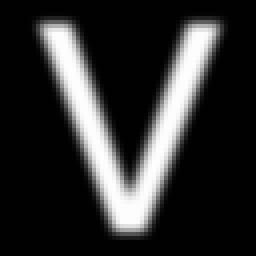
#> input picture pictures/v.png, 64 x 64 px (shown 4 times larger)
$ python Recon_LDDMM.py   (older library calls are emulated)
#> lines starting #> are read from the running program, lines starting #| are printed output that depends on the picture
import odl
import numpy as np
import matplotlib.pyplot as plt
from LDDMM_gradiant_descent_scheme import LDDMM_gradient_descent_solver
from skimage.measure import compare_ssim, compare_psnr


def snr(signal, noise, impl):
    """Compute the signal-to-noise ratio.

    Parameters
    ----------
    signal : `array-like`
        Noiseless data.
    noise : `array-like`
        Noise.
    impl : {'general', 'dB'}
        Implementation method.
        'general' means SNR = variance(signal) / variance(noise),
        'dB' means SNR = 10 * log10 (variance(signal) / variance(noise)).

    Returns
    -------
    snr : `float`
        Value of signal-to-noise ratio.
        If the power of noise is zero, then the return is 'inf',
        otherwise, the computed value.
    """
    if np.abs(np.asarray(noise)).sum() != 0:
        ave1 = np.sum(signal) / signal.size
        ave2 = np.sum(noise) / noise.size
        s_power = np.sqrt(np.sum((signal - ave1) * (signal - ave1)))
        n_power = np.sqrt(np.sum((noise - ave2) * (noise - ave2)))
        if impl == 'general':
            return s_power / n_power
        elif impl == 'dB':
            return 10.0 * np.log10(s_power / n_power)
        else:
            raise ValueError('unknown `impl` {}'.format(impl))
    else:
        return float('inf')


# --- Give input images --- #

I0name = './pictures/v.png' # 64 * 64 ---> 92
I1name = './pictures/j.png' # 64 * 64

# --- Get digital images --- #

I0 = np.rot90(plt.imread(I0name).astype('float'), -1)[:, :]
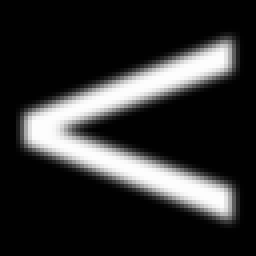
#> I0: shape (64, 64) float64 (shown 4 times larger); min 0.00392, max 0.992, mean 0.187
#> (the run stopped early here; a loop or call above may not have finished)
